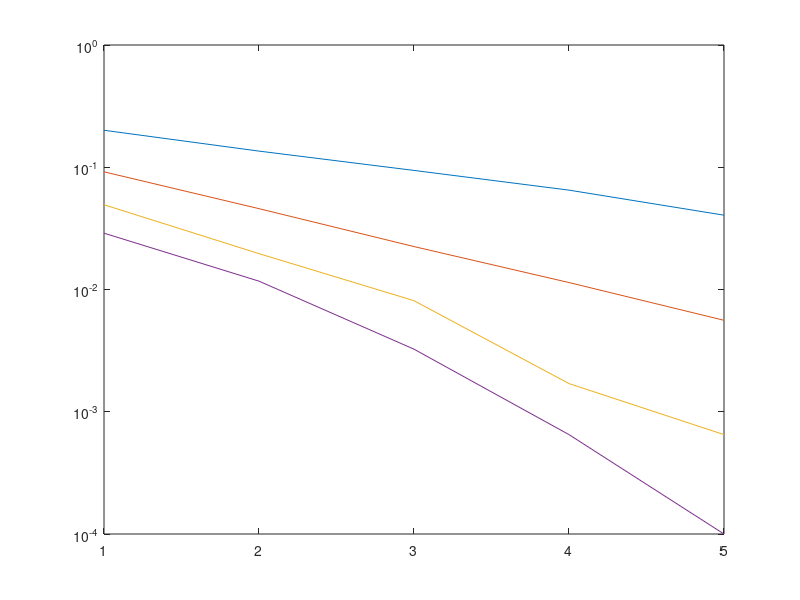

Here is the MATLAB script that generated this plot:
sample_num = 20000;
gI = normrnd(0,sqrt(var(i)),1,sample_num);

enr_dB = 1;
Pe = zeros(4,5);
for enr_index = 1:5
    enr_dB = (enr_index-1)*2+1;
    enr = 10^(enr_dB/10);

    % generate QPSK data
    data = rand(2,sample_num); 
    data = 2*(data > 0.5)-1;

    Edata = sqrt(2); % symbol energy
    En = Edata/enr; % noise energy

    
    for L = 1:4
        ni = normrnd(0,sqrt(En/2),2,sample_num,L);
        nq = normrnd(0,sqrt(En/2),2,sample_num,L);
        n = ni + 1i*nq;

        % generate fading gain
        gi = normrnd(0,1,1,sample_num,L);
        gq = normrnd(0,1,1,sample_num,L);
        g = gi + 1i*gq;
        g_tmp = repmat(g,2,1,1);
        tx_data = repmat(data,1,1,L);

        % received signal
        r = g_tmp.*tx_data + n;

        % Selective combining
        g_abs = abs(g);
        [g_max, I] = max(g_abs,[],3);
        r_sc = zeros(2,sample_num);
        result_sc = zeros(2, sample_num);
        error_count = 0;
        for i = 1:sample_num
           r_sc(:,i) = r(:,i,I(i));
           %loss1 = sum(abs(r_sc(:,i) - g_tmp(:,1,I(i)).*[1;1]));
           loss1 = sum(abs(r_sc(:,i) - g_tmp(:,i,I(i)).*[1;1]));
           %loss1 = abs(r_sc(:,i) - g_tmp(:,1,I(i)).*[1;1]);
           loss2 = sum(abs(r_sc(:,i) - g_tmp(:,i,I(i)).*[1;-1]));
           loss3 = sum(abs(r_sc(:,i) - g_tmp(:,i,I(i)).*[-1;1]));
           loss4 = sum(abs(r_sc(:,i) - g_tmp(:,i,I(i)).*[-1;-1]));
           [~,index] = min([loss1 loss2 loss3 loss4]);
           size(index);
           if index==1
               result_sc(:,i) = [1;1];
           elseif index == 2
               result_sc(:,i) = [1;-1];
           elseif index == 3
               result_sc(:,i) = [-1;1];
           else
               result_sc(:,i) = [-1;-1];
           end

        end
        
        wrong = result_sc~= data;
        error_count = sum(sum(wrong));
        Pe(enr_index, L) = error_count/sample_num;
    end
end
%error_count
figure,plot(Pe)
set(gca, 'YScale', 'log')

